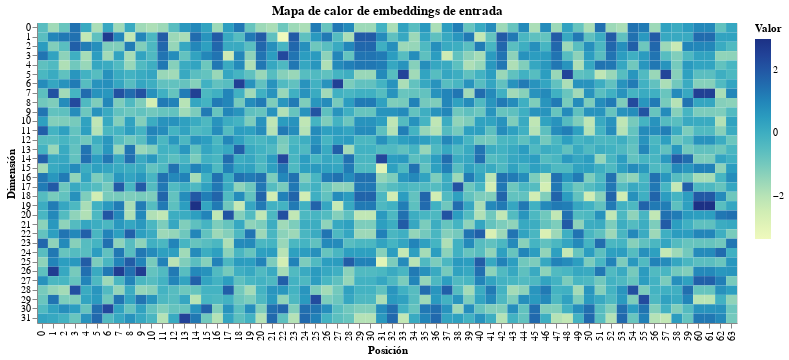

This figure's notebook cell:
### Code cell
def plot_embedding_heatmap(seq_len=64, d_model=32):
    """
    Genera un mapa de calor de las componentes de los embeddings
    para los primeros `seq_len` tokens del corpus de entrenamiento.
    """
    token_ids = data_loader.train_data[:seq_len]
    vocab_size = len(tokenizer.chars)

    # Capa de embedding simple (semilla fijada arriba para reproducibilidad)
    embed = nn.Embedding(vocab_size, d_model)
    emb = embed(token_ids).detach().cpu().numpy()  # (seq_len, d_model)

    df = pd.DataFrame(emb)
    df["position"] = range(seq_len)
    df_long = df.melt(id_vars="position", var_name="dimension", value_name="value")
    df_long["dimension"] = df_long["dimension"].astype(int)

    return (
        alt.Chart(df_long)
        .mark_rect()
        .encode(
            x=alt.X("position:O", title="Posición"),
            y=alt.Y("dimension:O", title="Dimensión"),
            color=alt.Color("value:Q", title="Valor"),
            tooltip=["position", "dimension", "value"],
        )
        .properties(
            width=700,
            height=300,
            title="Mapa de calor de embeddings de entrada",
        )
    )

plot_embedding_heatmap(seq_len=64, d_model=32)

### Figure 1 — Vega-Lite specification as saved in the notebook (floating-point values rounded to 4 significant figures; data arrays with more than 128 entries replaced by an {"elided": "..."} marker saying what was removed)
{"config": {"view": {"continuousWidth": 300, "continuousHeight": 300}}, "data": {"name": "data-c293149e503111a851863aa26091bcf1"}, "mark": {"type": "rect"}, "encoding": {"color": {"field": "value", "title": "Valor", "type": "quantitative"}, "tooltip": [{"field": "position", "type": "quantitative"}, {"field": "dimension", "type": "quantitative"}, {"field": "value", "type": "quantitative"}], "x": {"field": "position", "title": "Posición", "type": "ordinal"}, "y": {"field": "dimension", "title": "Dimensión", "type": "ordinal"}}, "height": 300, "title": "Mapa de calor de embeddings de entrada", "width": 700, "$schema": "https://vega.github.io/schema/vega-lite/v6.1.0.json", "datasets": {"data-c293149e503111a851863aa26091bcf1": {"elided": "2048 records"}}}
